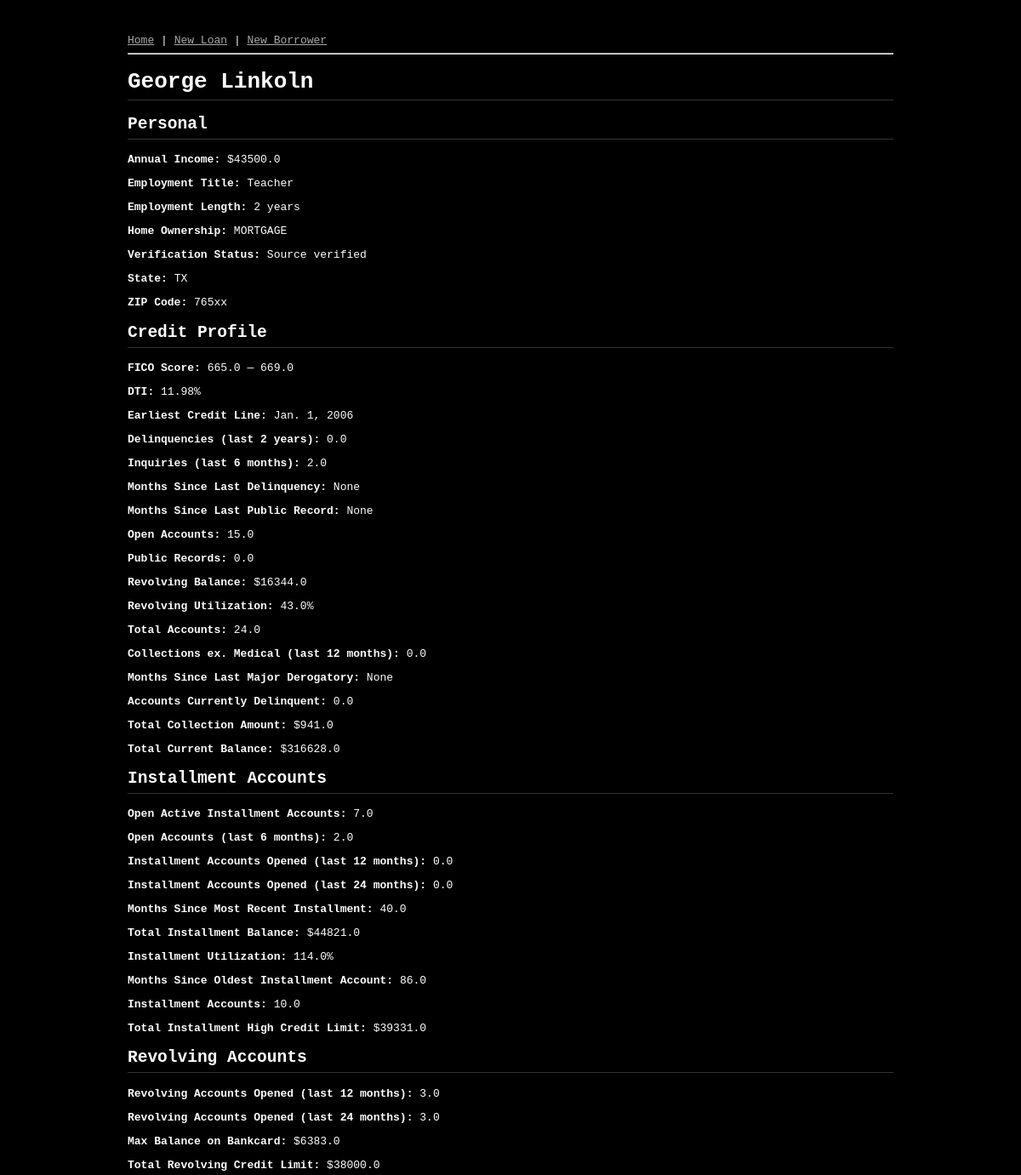
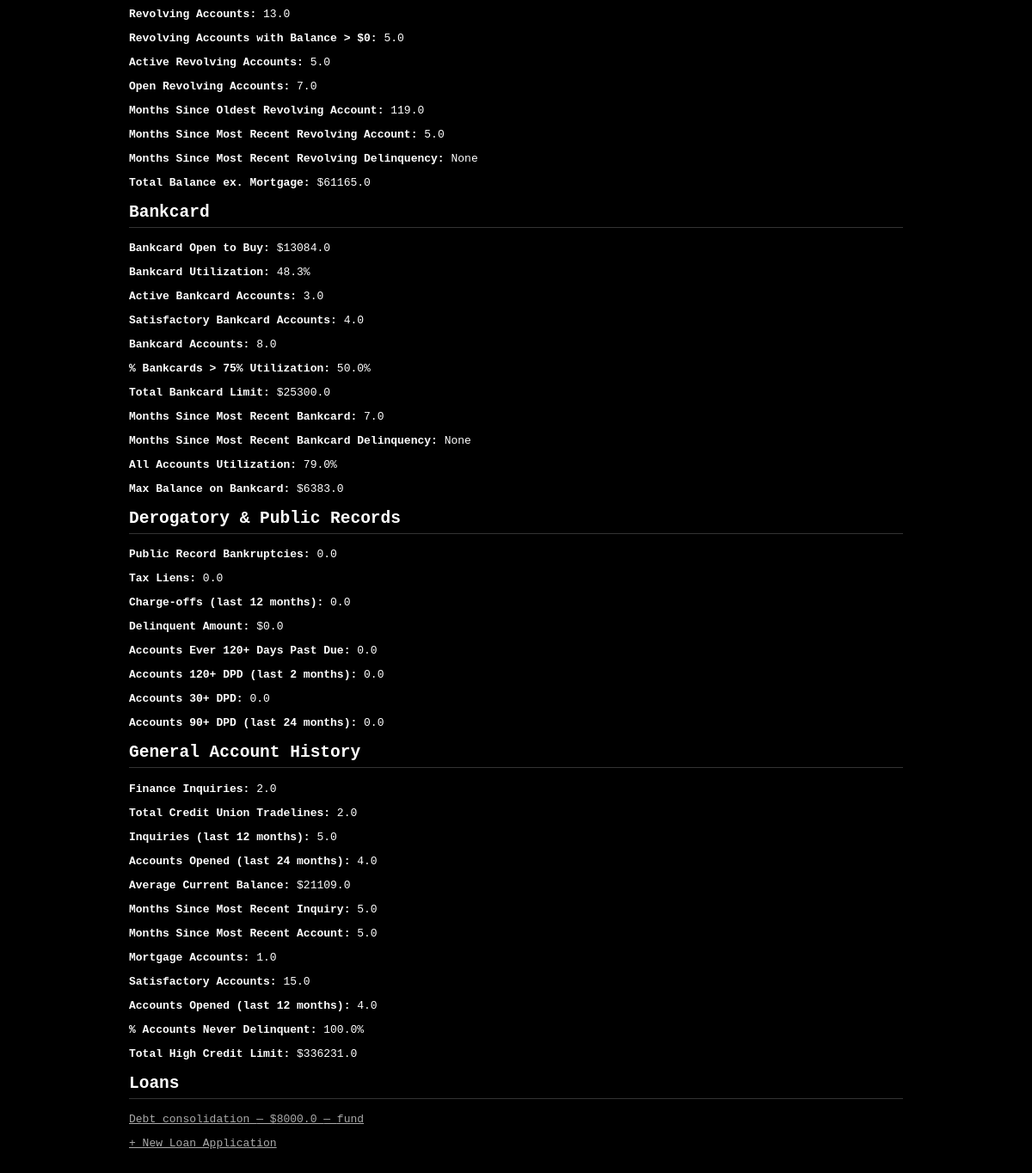
/borrowers/2/, run on the app's committed database (2 pictures, top to bottom).
### app/models.py (models this page shows, shortened)
class Borrower(models.Model):
    name = models.CharField(max_length=100, verbose_name='Full Name')
    annual_inc = models.FloatField(verbose_name='Annual Income ($)')
    emp_title = models.CharField(max_length=100, null=True, blank=True, verbose_name='Employment Title')
    emp_length = models.IntegerField(null=True, blank=True, verbose_name='Employment Length (years)')
    home_ownership = models.CharField(max_length=10, choices=[(x, x.title()) for x in HOME_OWNERSHIP_TYPES], verbose_name='Home Ownership')
    verification_status = models.CharField(max_length=20, choices=[("Not Verified", "Not verified"), ("Verified", "Verified"), ("Source Verified", "Source verified")], verbose_name='Verification Status')
    zip_code = models.CharField(max_length=5, null=True, blank=True, verbose_name='ZIP Code')
    addr_state = models.CharField(max_length=2, null=True, blank=True, choices=[(x, x) for x in sorted(STATES)], verbose_name='State')
    dti = models.FloatField(verbose_name='Debt-to-Income Ratio (%)')
    delinq_2yrs = models.FloatField(null=True, blank=True, verbose_name='Delinquencies (last 2 years)')
    earliest_cr_line = models.DateField(null=True, blank=True, verbose_name='Earliest Credit Line')
    fico_range_low = models.FloatField(null=True, blank=True, verbose_name='FICO Score (low)')
    fico_range_high = models.FloatField(null=True, blank=True, verbose_name='FICO Score (high)')
    inq_last_6mths = models.FloatField(null=True, blank=True, verbose_name='Credit Inquiries (last 6 months)')
    mths_since_last_delinq = models.FloatField(null=True, blank=True, verbose_name='Months Since Last Delinquency')
    mths_since_last_record = models.FloatField(null=True, blank=True, verbose_name='Months Since Last Public Record')
    open_acc = models.FloatField(null=True, blank=True, verbose_name='Open Credit Accounts')
    pub_rec = models.FloatField(null=True, blank=True, verbose_name='Public Records')
    revol_bal = models.FloatField(null=True, blank=True, verbose_name='Revolving Balance ($)')
    revol_util = models.FloatField(null=True, blank=True, verbose_name='Revolving Utilization (%)')
    total_acc = models.FloatField(null=True, blank=True, verbose_name='Total Credit Accounts')
    collections_12_mths_ex_med = models.FloatField(null=True, blank=True, verbose_name='Collections ex. Medical (last 12 months)')
    mths_since_last_major_derog = models.FloatField(null=True, blank=True, verbose_name='Months Since Last Major Derogatory')
    acc_now_delinq = models.FloatField(null=True, blank=True, verbose_name='Accounts Currently Delinquent')
    tot_coll_amt = models.FloatField(null=True, blank=True, verbose_name='Total Collection Amount ($)')
    tot_cur_bal = models.FloatField(null=True, blank=True, verbose_name='Total Current Balance ($)')
    open_acc_6m = models.FloatField(null=True, blank=True, verbose_name='Open Accounts (last 6 months)')
    open_act_il = models.FloatField(null=True, blank=True, verbose_name='Open Active Installment Accounts')
    open_il_12m = models.FloatField(null=True, blank=True, verbose_name='Installment Accounts Opened (last 12 months)')
    open_il_24m = models.FloatField(null=True, blank=True, verbose_name='Installment Accounts Opened (last 24 months)')
    mths_since_rcnt_il = models.FloatField(null=True, blank=True, verbose_name='Months Since Most Recent Installment')
    total_bal_il = models.FloatField(null=True, blank=True, verbose_name='Total Installment Balance ($)')
    il_util = models.FloatField(null=True, blank=True, verbose_name='Installment Utilization (%)')
    open_rv_12m = models.FloatField(null=True, blank=True, verbose_name='Revolving Accounts Opened (last 12 months)')
    open_rv_24m = models.FloatField(null=True, blank=True, verbose_name='Revolving Accounts Opened (last 24 months)')
    max_bal_bc = models.FloatField(null=True, blank=True, verbose_name='Max Balance on Bankcard ($)')
    all_util = models.FloatField(null=True, blank=True, verbose_name='All Accounts Utilization (%)')
    total_rev_hi_lim = models.FloatField(null=True, blank=True, verbose_name='Total Revolving Credit Limit ($)')
    inq_fi = models.FloatField(null=True, blank=True, verbose_name='Finance Inquiries')
    total_cu_tl = models.FloatField(null=True, blank=True, verbose_name='Total Credit Union Tradelines')
    inq_last_12m = models.FloatField(null=True, blank=True, verbose_name='Credit Inquiries (last 12 months)')
    acc_open_past_24mths = models.FloatField(null=True, blank=True, verbose_name='Accounts Opened (last 24 months)')
    avg_cur_bal = models.FloatField(null=True, blank=True, verbose_name='Average Current Balance ($)')
    bc_open_to_buy = models.FloatField(null=True, blank=True, verbose_name='Bankcard Open to Buy ($)')
    bc_util = models.FloatField(null=True, blank=True, verbose_name='Bankcard Utilization (%)')
    chargeoff_within_12_mths = models.FloatField(null=True, blank=True, verbose_name='Charge-offs (last 12 months)')
    delinq_amnt = models.FloatField(null=True, blank=True, verbose_name='Delinquent Amount ($)')
    mo_sin_old_il_acct = models.FloatField(null=True, blank=True, verbose_name='Months Since Oldest Installment Account')
    mo_sin_old_rev_tl_op = models.FloatField(null=True, blank=True, verbose_name='Months Since Oldest Revolving Account')
    mo_sin_rcnt_rev_tl_op = models.FloatField(null=True, blank=True, verbose_name='Months Since Most Recent Revolving Account')
    mo_sin_rcnt_tl = models.FloatField(null=True, blank=True, verbose_name='Months Since Most Recent Account')
    mort_acc = models.FloatField(null=True, blank=True, verbose_name='Mortgage Accounts')
    mths_since_recent_bc = models.FloatField(null=True, blank=True, verbose_name='Months Since Most Recent Bankcard')
    mths_since_recent_bc_dlq = models.FloatField(null=True, blank=True, verbose_name='Months Since Most Recent Bankcard Delinquency')
    mths_since_recent_inq = models.FloatField(null=True, blank=True, verbose_name='Months Since Most Recent Inquiry')
    mths_since_recent_revol_delinq = models.FloatField(null=True, blank=True, verbose_name='Months Since Most Recent Revolving Delinquency')
    num_accts_ever_120_pd = models.FloatField(null=True, blank=True, verbose_name='Accounts Ever 120+ Days Past Due')
    num_actv_bc_tl = models.FloatField(null=True, blank=True, verbose_name='Active Bankcard Accounts')
    num_actv_rev_tl = models.FloatField(null=True, blank=True, verbose_name='Active Revolving Accounts')
    num_bc_sats = models.FloatField(null=True, blank=True, verbose_name='Satisfactory Bankcard Accounts')
    num_bc_tl = models.FloatField(null=True, blank=True, verbose_name='Bankcard Accounts')
    num_il_tl = models.FloatField(null=True, blank=True, verbose_name='Installment Accounts')
    num_op_rev_tl = models.FloatField(null=True, blank=True, verbose_name='Open Revolving Accounts')
    num_rev_accts = models.FloatField(null=True, blank=True, verbose_name='Revolving Accounts')
    num_rev_tl_bal_gt_0 = models.FloatField(null=True, blank=True, verbose_name='Revolving Accounts with Balance > $0')
    num_sats = models.FloatField(null=True, blank=True, verbose_name='Satisfactory Accounts')
    num_tl_120dpd_2m = models.FloatField(null=True, blank=True, verbose_name='Accounts 120+ DPD (last 2 months)')
    num_tl_30dpd = models.FloatField(null=True, blank=True, verbose_name='Accounts 30+ DPD')
    num_tl_90g_dpd_24m = models.FloatField(null=True, blank=True, verbose_name='Accounts 90+ DPD (last 24 months)')
    num_tl_op_past_12m = models.FloatField(null=True, blank=True, verbose_name='Accounts Opened (last 12 months)')
    pct_tl_nvr_dlq = models.FloatField(null=True, blank=True, verbose_name='% Accounts Never Delinquent')
    percent_bc_gt_75 = models.FloatField(null=True, blank=True, verbose_name='% Bankcards > 75% Utilization')
    pub_rec_bankruptcies = models.FloatField(null=True, blank=True, verbose_name='Public Record Bankruptcies')
    tax_liens = models.FloatField(null=True, blank=True, verbose_name='Tax Liens')
    tot_hi_cred_lim = models.FloatField(null=True, blank=True, verbose_name='Total High Credit Limit ($)')
    total_bal_ex_mort = models.FloatField(null=True, blank=True, verbose_name='Total Balance ex. Mortgage ($)')
    total_bc_limit = models.FloatField(null=True, blank=True, verbose_name='Total Bankcard Limit ($)')
    total_il_high_credit_limit = models.FloatField(null=True, blank=True, verbose_name='Total Installment High Credit Limit ($)')

class LoanApplication(models.Model):
    title = models.CharField(max_length=50, verbose_name='Loan Title')
    borrower = models.ForeignKey(Borrower, on_delete=models.CASCADE, related_name='loans', verbose_name='Primary Borrower')
    sec_borrower = models.ForeignKey(Borrower, null=True, blank=True, on_delete=models.CASCADE, related_name='sec_loans', verbose_name='Secondary Borrower')
    loan_amnt = models.FloatField(verbose_name='Loan Amount ($)')
    term = models.IntegerField(verbose_name='Term (months)')
    purpose = models.CharField(max_length=50, choices=[(x, x.replace("_", " ").capitalize()) for x in PURPOSE_CHOICES], verbose_name='Purpose')
    int_rate = models.FloatField(verbose_name='Interest rate (%)')
    issue_d = models.DateField(verbose_name='Issue Date')
    decision = models.CharField(max_length=10, null=True, blank=True, verbose_name='Decision')
    confidence = models.FloatField(null=True, blank=True, verbose_name='Degree of confidence in the decision (%)')
    created_at = models.DateTimeField(auto_now_add=True, verbose_name='Created At')

### app/views.py (the view)
# urls.py: path('borrowers/<int:pk>/', BorrowerDetailView.as_view(), name='borrower-detail'),
class BorrowerDetailView(DetailView):
    model = Borrower
    template_name = 'app/borrower_detail.html'
    context_object_name = 'borrower'

### app/templates/app/borrower_detail.html (shortened to what this page needs)
{% extends 'app/base.html' %}
{% block content %}
<h1>{{ borrower.name }}</h1>
<h2>Personal</h2>
<p><strong>Annual Income:</strong> ${{ borrower.annual_inc }}</p>
<p><strong>Employment Title:</strong> {{ borrower.emp_title }}</p>
<p><strong>Employment Length:</strong> {{ borrower.emp_length }} years</p>
<p><strong>Home Ownership:</strong> {{ borrower.get_home_ownership_display }}</p>
<p><strong>Verification Status:</strong> {{ borrower.get_verification_status_display }}</p>
<p><strong>State:</strong> {{ borrower.addr_state }}</p>
<p><strong>ZIP Code:</strong> {{ borrower.zip_code }}</p>
<h2>Credit Profile</h2>
<p><strong>FICO Score:</strong> {{ borrower.fico_range_low }} — {{ borrower.fico_range_high }}</p>
<p><strong>DTI:</strong> {{ borrower.dti }}%</p>
<p><strong>Earliest Credit Line:</strong> {{ borrower.earliest_cr_line }}</p>
<p><strong>Delinquencies (last 2 years):</strong> {{ borrower.delinq_2yrs }}</p>
<p><strong>Inquiries (last 6 months):</strong> {{ borrower.inq_last_6mths }}</p>
<p><strong>Months Since Last Delinquency:</strong> {{ borrower.mths_since_last_delinq }}</p>
<p><strong>Months Since Last Public Record:</strong> {{ borrower.mths_since_last_record }}</p>
<p><strong>Open Accounts:</strong> {{ borrower.open_acc }}</p>
<p><strong>Public Records:</strong> {{ borrower.pub_rec }}</p>
<p><strong>Revolving Balance:</strong> ${{ borrower.revol_bal }}</p>
<p><strong>Revolving Utilization:</strong> {{ borrower.revol_util }}%</p>
<p><strong>Total Accounts:</strong> {{ borrower.total_acc }}</p>
<p><strong>Collections ex. Medical (last 12 months):</strong> {{ borrower.collections_12_mths_ex_med }}</p>
<p><strong>Months Since Last Major Derogatory:</strong> {{ borrower.mths_since_last_major_derog }}</p>
<p><strong>Accounts Currently Delinquent:</strong> {{ borrower.acc_now_delinq }}</p>
<p><strong>Total Collection Amount:</strong> ${{ borrower.tot_coll_amt }}</p>
<p><strong>Total Current Balance:</strong> ${{ borrower.tot_cur_bal }}</p>
<h2>Installment Accounts</h2>
<p><strong>Open Active Installment Accounts:</strong> {{ borrower.open_act_il }}</p>
<p><strong>Open Accounts (last 6 months):</strong> {{ borrower.open_acc_6m }}</p>
<p><strong>Installment Accounts Opened (last 12 months):</strong> {{ borrower.open_il_12m }}</p>
<p><strong>Installment Accounts Opened (last 24 months):</strong> {{ borrower.open_il_24m }}</p>
<p><strong>Months Since Most Recent Installment:</strong> {{ borrower.mths_since_rcnt_il }}</p>
<p><strong>Total Installment Balance:</strong> ${{ borrower.total_bal_il }}</p>
<p><strong>Installment Utilization:</strong> {{ borrower.il_util }}%</p>
<p><strong>Months Since Oldest Installment Account:</strong> {{ borrower.mo_sin_old_il_acct }}</p>
<p><strong>Installment Accounts:</strong> {{ borrower.num_il_tl }}</p>
<p><strong>Total Installment High Credit Limit:</strong> ${{ borrower.total_il_high_credit_limit }}</p>
<h2>Revolving Accounts</h2>
<p><strong>Revolving Accounts Opened (last 12 months):</strong> {{ borrower.open_rv_12m }}</p>
<p><strong>Revolving Accounts Opened (last 24 months):</strong> {{ borrower.open_rv_24m }}</p>
<p><strong>Max Balance on Bankcard:</strong> ${{ borrower.max_bal_bc }}</p>
<p><strong>Total Revolving Credit Limit:</strong> ${{ borrower.total_rev_hi_lim }}</p>
<p><strong>Revolving Accounts:</strong> {{ borrower.num_rev_accts }}</p>
<p><strong>Revolving Accounts with Balance > $0:</strong> {{ borrower.num_rev_tl_bal_gt_0 }}</p>
<p><strong>Active Revolving Accounts:</strong> {{ borrower.num_actv_rev_tl }}</p>
<p><strong>Open Revolving Accounts:</strong> {{ borrower.num_op_rev_tl }}</p>
<p><strong>Months Since Oldest Revolving Account:</strong> {{ borrower.mo_sin_old_rev_tl_op }}</p>
<p><strong>Months Since Most Recent Revolving Account:</strong> {{ borrower.mo_sin_rcnt_rev_tl_op }}</p>
<p><strong>Months Since Most Recent Revolving Delinquency:</strong> {{ borrower.mths_since_recent_revol_delinq }}</p>
<p><strong>Total Balance ex. Mortgage:</strong> ${{ borrower.total_bal_ex_mort }}</p>
<h2>Bankcard</h2>
<p><strong>Bankcard Open to Buy:</strong> ${{ borrower.bc_open_to_buy }}</p>
<p><strong>Bankcard Utilization:</strong> {{ borrower.bc_util }}%</p>
<p><strong>Active Bankcard Accounts:</strong> {{ borrower.num_actv_bc_tl }}</p>
<p><strong>Satisfactory Bankcard Accounts:</strong> {{ borrower.num_bc_sats }}</p>
<p><strong>Bankcard Accounts:</strong> {{ borrower.num_bc_tl }}</p>
<p><strong>% Bankcards > 75% Utilization:</strong> {{ borrower.percent_bc_gt_75 }}%</p>
<p><strong>Total Bankcard Limit:</strong> ${{ borrower.total_bc_limit }}</p>
<p><strong>Months Since Most Recent Bankcard:</strong> {{ borrower.mths_since_recent_bc }}</p>
<p><strong>Months Since Most Recent Bankcard Delinquency:</strong> {{ borrower.mths_since_recent_bc_dlq }}</p>
<p><strong>All Accounts Utilization:</strong> {{ borrower.all_util }}%</p>
<p><strong>Max Balance on Bankcard:</strong> ${{ borrower.max_bal_bc }}</p>
<h2>Derogatory & Public Records</h2>
<p><strong>Public Record Bankruptcies:</strong> {{ borrower.pub_rec_bankruptcies }}</p>
<p><strong>Tax Liens:</strong> {{ borrower.tax_liens }}</p>
<p><strong>Charge-offs (last 12 months):</strong> {{ borrower.chargeoff_within_12_mths }}</p>
<p><strong>Delinquent Amount:</strong> ${{ borrower.delinq_amnt }}</p>
<p><strong>Accounts Ever 120+ Days Past Due:</strong> {{ borrower.num_accts_ever_120_pd }}</p>
<p><strong>Accounts 120+ DPD (last 2 months):</strong> {{ borrower.num_tl_120dpd_2m }}</p>
<p><strong>Accounts 30+ DPD:</strong> {{ borrower.num_tl_30dpd }}</p>
<p><strong>Accounts 90+ DPD (last 24 months):</strong> {{ borrower.num_tl_90g_dpd_24m }}</p>
<h2>General Account History</h2>
<p><strong>Finance Inquiries:</strong> {{ borrower.inq_fi }}</p>
<p><strong>Total Credit Union Tradelines:</strong> {{ borrower.total_cu_tl }}</p>
<p><strong>Inquiries (last 12 months):</strong> {{ borrower.inq_last_12m }}</p>
<p><strong>Accounts Opened (last 24 months):</strong> {{ borrower.acc_open_past_24mths }}</p>
<p><strong>Average Current Balance:</strong> ${{ borrower.avg_cur_bal }}</p>
<p><strong>Months Since Most Recent Inquiry:</strong> {{ borrower.mths_since_recent_inq }}</p>
<p><strong>Months Since Most Recent Account:</strong> {{ borrower.mo_sin_rcnt_tl }}</p>
<p><strong>Mortgage Accounts:</strong> {{ borrower.mort_acc }}</p>
<p><strong>Satisfactory Accounts:</strong> {{ borrower.num_sats }}</p>
<p><strong>Accounts Opened (last 12 months):</strong> {{ borrower.num_tl_op_past_12m }}</p>
<p><strong>% Accounts Never Delinquent:</strong> {{ borrower.pct_tl_nvr_dlq }}%</p>
<p><strong>Total High Credit Limit:</strong> ${{ borrower.tot_hi_cred_lim }}</p>
<h2>Loans</h2>
{% for loan in borrower.loans.all %}
    <p><a href="{% url 'loan-detail' loan.pk %}">{{ loan.title }} — ${{ loan.loan_amnt }} — {{ loan.decision }}</a></p>
{% empty %}
    <p>No loans yet.</p>
{% endfor %}
<a href="{% url 'loan-create' %}?borrower={{ borrower.pk }}">+ New Loan Application</a>
{% endblock %}

### data on the page
Borrower: name "George Linkoln", annual_inc "43500.0", emp_title "Teacher", emp_length "2", home_ownership "MORTGAGE", verification_status "Source verified", addr_state "TX", zip_code "765xx", fico_range_low "665.0", fico_range_high "669.0", dti "11.98", earliest_cr_line "Jan. 1, 2006", delinq_2yrs "0.0", inq_last_6mths "2.0", mths_since_last_delinq "None", mths_since_last_record "None", open_acc "15.0", pub_rec "0.0", revol_bal "16344.0", revol_util "43.0", total_acc "24.0", collections_12_mths_ex_med "0.0", mths_since_last_major_derog "None", acc_now_delinq "0.0", tot_coll_amt "941.0", tot_cur_bal "316628.0", open_act_il "7.0", open_acc_6m "2.0", open_il_12m "0.0", open_il_24m "0.0", mths_since_rcnt_il "40.0", total_bal_il "44821.0", il_util "114.0", mo_sin_old_il_acct "86.0", num_il_tl "10.0", total_il_high_credit_limit "39331.0", open_rv_12m "3.0", open_rv_24m "3.0", max_bal_bc "6383.0", total_rev_hi_lim "38000.0", num_rev_accts "13.0", num_rev_tl_bal_gt_0 "5.0", num_actv_rev_tl "5.0", num_op_rev_tl "7.0", mo_sin_old_rev_tl_op "119.0", mo_sin_rcnt_rev_tl_op "5.0", mths_since_recent_revol_delinq "None", total_bal_ex_mort "61165.0", bc_open_to_buy "13084.0", bc_util "48.3", num_actv_bc_tl "3.0", num_bc_sats "4.0", num_bc_tl "8.0", percent_bc_gt_75 "50.0", total_bc_limit "25300.0", mths_since_recent_bc "7.0", mths_since_recent_bc_dlq "None", all_util "79.0", pub_rec_bankruptcies "0.0", tax_liens "0.0", chargeoff_within_12_mths "0.0", delinq_amnt "0.0", num_accts_ever_120_pd "0.0", num_tl_120dpd_2m "0.0", num_tl_30dpd "0.0", num_tl_90g_dpd_24m "0.0", inq_fi "2.0", total_cu_tl "2.0", inq_last_12m "5.0", acc_open_past_24mths "4.0", avg_cur_bal "21109.0", mths_since_recent_inq "5.0", mo_sin_rcnt_tl "5.0", mort_acc "1.0", num_sats "15.0", num_tl_op_past_12m "4.0", pct_tl_nvr_dlq "100.0", tot_hi_cred_lim "336231.0"
LoanApplication: title "Debt consolidation", loan_amnt "8000.0", decision "fund"
